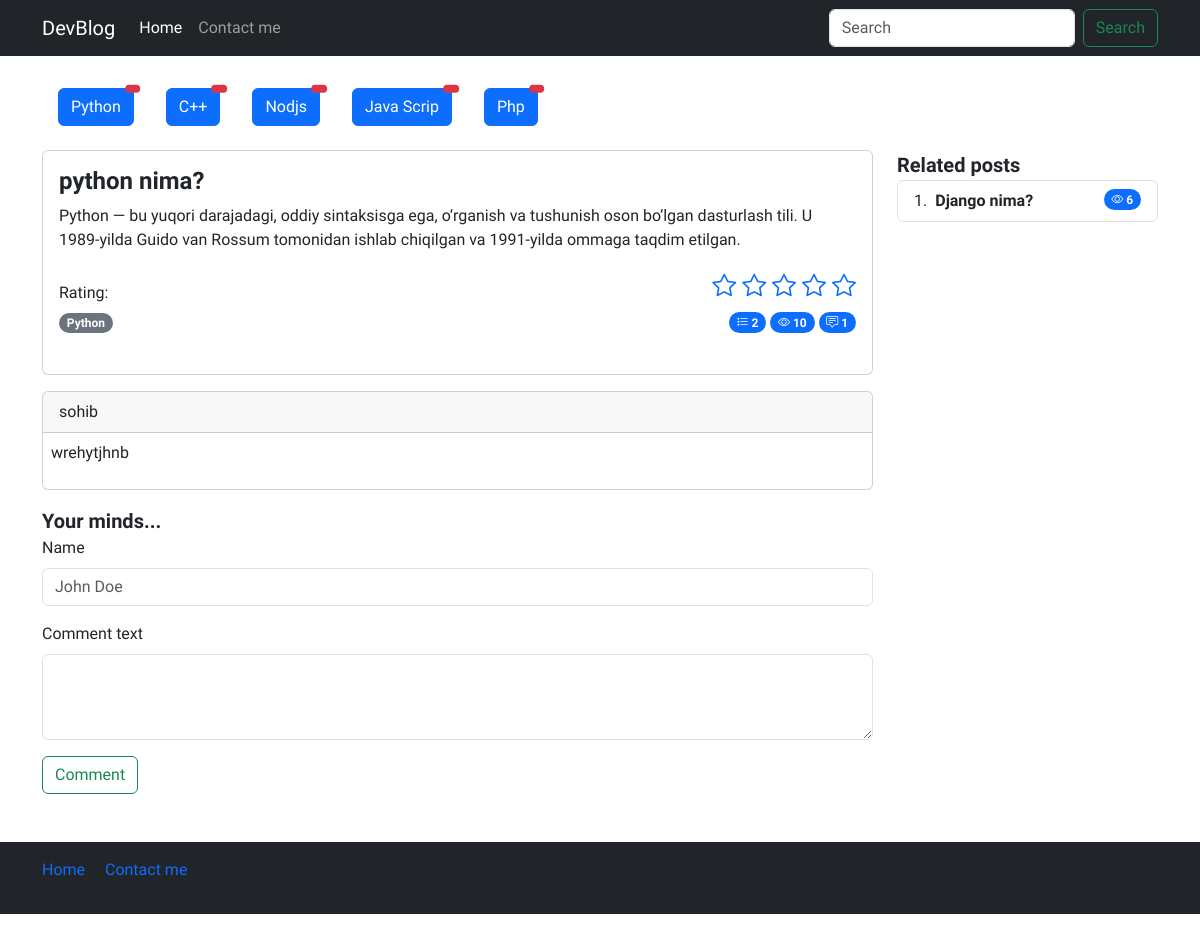
/detail/1, run on the app's committed database.
### pageapp/models.py (models this page shows, shortened)
class Category(models.Model):
    name = models.CharField(max_length=500)
    slug = models.CharField(max_length=250)

class Post(models.Model):
    title = models.CharField(max_length=200)
    body = models.TextField()
    author = models.CharField(max_length=100)
    category = models.ForeignKey(Category, on_delete=models.PROTECT, related_name='categories')
    tag = models.ManyToManyField(Tag)
    views = models.PositiveIntegerField(default=0)
    publish_date = models.DateTimeField(auto_now_add=True)
    published = models.BooleanField(default=True)
    on_top = models.BooleanField(default=True)

class Tag(models.Model):
    name = models.CharField(max_length=500)
    slug = models.CharField(max_length=250)

class Comment(models.Model):
    author = models.CharField(max_length=100,blank=False)
    comment = models.TextField(verbose_name = "Comment")
    post = models.ForeignKey(Post,on_delete=models.CASCADE, related_name='comments')

### pageapp/views.py (the view, shortened to what this page needs)
# urls.py: path('detail/<post_id>', views.detail, name='detail'),
def detail(request, post_id):
    categories = Category.objects.all()
    post = Post.objects.get(id=post_id)
    category = Category.objects.get(id=post.category.id)
    related_posts = Post.objects.filter(category=category).exclude(id__in=[0, post.id]).order_by("?")
    request.session.modified = True
    if post.id in check_read_articles(request):
        pass
    else:
        check_read_articles(request).append(post.id)
        post.views += 1
        post.save()
    return render(request, "detail.html", context={
        "post": post,
        "categories": categories,
        "related_posts": related_posts})

### pageapp/utils.py (called while the page is built)
def check_read_articles(request):
    try:
        read_articles = request.session["read_articles"]
    except:
        request.session["read_articles"] = []
        read_articles = request.session.get("read_articles")
    return read_articles

### templates/detail.html (shortened to what this page needs)
{% load static %}
<!doctype html>
<html lang="en">
<head>
    <link rel="stylesheet" href="{% static 'css/style.css' %}">
    <link rel="stylesheet" href="https://cdn.jsdelivr.net/npm/bootstrap-icons@1.11.3/font/bootstrap-icons.min.css">
    <link href="https://cdn.jsdelivr.net/npm/bootstrap@5.3.2/dist/css/bootstrap.min.css" rel="stylesheet"
 />
</head>
<body>
    <header>
        <nav class="navbar navbar-expand-md navbar-dark bg-dark mb-4">
            <div class="container">
                <a class="navbar-brand" href="/">DevBlog</a>
                <div class="collapse navbar-collapse" id="navbarCollapse">
                    <ul class="navbar-nav me-auto mb-2 mb-md-0">
                        <li class="nav-item">
                            <a class="nav-link active" aria-current="page" href="{% url 'blog:home' %}">Home</a>
                        </li>
                        <li class="nav-item">
                            <a class="nav-link" href="{% url 'blog:contact' %}">Contact me</a>
                        </li>
                    </ul>
                    <form class="d-flex" role="search">
                        <input class="form-control me-2" type="search" placeholder="Search" aria-label="Search"
                            control-id="ControlID-1">
                        <button class="btn btn-outline-success" type="submit" control-id="ControlID-2">Search</button>
                    </form>
                </div>
            </div>
        </nav>
    </header>
    <main>
        <section>
            <div class="container-md">
                <div class="d-flex flex-wrap my-3">
                    {% for cat in categories %}
                      <div class="d-flex flex-wrap mx-3 my-2">
                        <a href="{% url 'blog:category_list' cat.slug %}" class="btn btn-primary position-relative">
                            {{ cat.name }}
                            <span
                                class="position-absolute top-0 start-100 translate-middle badge rounded-pill bg-danger">
                            </span>
                        </a>
                      </div>
                    {% endfor %}
                  </div>
            </div>
            <div class="container-md">
                <div class="row">
                    <div class="col-sm-12 col-md-12 col-lg-9">
                        <div class="card  mb-3">
                            <div class="card-body">
                                <div class="content">
                                    <h4 class="card-title fw-bold">{{post.title}}</h4>
                                    <p class="card-text">
                                        {{post.body}}
                                    </p>
                                    <div class="d-flex justify-content-between flex-wrap">
                                        <div class="post-rating">
                                            <span>Rating:</span>
                                        </div>
                                        <div class="post-set-rating">
                                            <p class="card-text fs-4">
                                                <a href="{% url 'blog:set_rating' 1 post.id %}"><i class="bi bi-star"></i></a>
                                                <a href="{% url 'blog:set_rating' 2 post.id %}"><i class="bi bi-star"></i></a>
                                                <a href="{% url 'blog:set_rating' 3 post.id %}"><i class="bi bi-star"></i></a>
                                                <a href="{% url 'blog:set_rating' 4 post.id %}"><i class="bi bi-star"></i></a>
                                                <a href="{% url 'blog:set_rating' 5 post.id %}"><i class="bi bi-star"></i></a>
                                            </p>
                                        </div>
                                    </div>
                                    <div class="d-flex justify-content-between flex-wrap">
                                        <div class="categories">
                                            {% for tag in post.tag.all %}
                                                <span class="badge rounded-pill text-bg-secondary">{{tag.name}}</span>
                                            {% endfor %}
                                        </div>
                                        <div class="action">
                                            <span class="badge bg-primary rounded-pill">
                                                <i class="bi bi-list-stars"></i>
                                                {{post.ratings.all.count}}
                                            </span>
                                            <span class="badge bg-primary rounded-pill">
                                                <i class="bi bi-eye"></i>
                                                {{post.views}}
                                            </span>
                                            <span class="badge bg-primary rounded-pill">
                                                <i class="bi bi-chat-square-text"></i>
                                                {{post.comments.all.count}}
                                            </span>
                                        </div>
                                    </div>
                                    <br>
                                </div>
                            </div>
                        </div>
                        <div class="comments">
                            <div class="row gap-3">
                                <div class="col-sm-12">
                                    {% for comment in post.comments.all %}
                                    <div class="card">
                                        <div class="card-header">
                                            {{comment.author}}
                                        </div>
                                        <div class="card-body p-2">
                                            <p>{{comment.comment}}</p>
                                        </div>
                                    </div>
                                    {% endfor %}
                                </div>
                                <div class="col-sm-12">
                                    <span class="fs-5 fw-semibold">Your minds...</span>
                                    <form action="" method='POST'>
                                        <div class="mb-3">
                                            <label for="exampleFormControlInput1" class="form-label">Name</label>
                                            <input type="text" name='name' class="form-control" id="exampleFormControlInput1"
                                                placeholder="John Doe" required>
                                        </div>
                                        <div class="mb-3">
                                            <label for="exampleFormControlTextarea1" class="form-label">
                                                Comment text
                                            </label>
                                            <textarea class="form-control" name='comment' id="exampleFormControlTextarea1"
                                                rows="3" required>
                                            </textarea>
                                        </div>
                                        <button type="submit" class="btn btn-outline-success">Comment</button>
                                    </form>
                                </div>
                            </div>
                        </div>
                    </div>
                    <div class="col-sm-none col-md-12 col-lg-3">
                        <span class="fs-5 fw-semibold">Related posts</span>
                        <ol class="list-group list-group-numbered">
                            {% for related_post in related_posts %}
                            <li class="list-group-item d-flex justify-content-between align-items-start">
                                <div class="ms-2 me-auto">
                                    <div class="fw-bold">{{related_post.title}}</div>
                                </div>
                                <span class="badge bg-primary rounded-pill">
                                    <i class="bi bi-eye"></i>
                                    {{related_post.views}}
                                </span>
                            </li>
                            {% endfor %}
                        </ol>
                    </div>
                </div>
            </div>
        </section>
    </main>
    <footer class="footer mt-auto text-white-50 bg-dark">
        <div class="container">
            <div class="row my-5">
                <div class="col-12">
                    <nav style="--bs-breadcrumb-divider: '|';" aria-label="breadcrumb" class="py-3">
                        <ol class="breadcrumb">
                            <li class="breadcrumb-item"><a href="/" class="text-decoration-none">Home</a></li>
                            <li class="breadcrumb-item " aria-current="page">
                                <a href="#" class="text-decoration-none">Contact me</a>
                            </li>
                        </ol>
                    </nav>
                </div>
            </div>
        </div>
    </footer>
</body>
</html>

### staticfiles/css/style.css (style rules this page uses)
* { font-family: 'Onest', sans-serif !important; }

### data on the page
Category: name "Python"
Category: name "C++"
Category: name "Nodjs"
Category: name "Java Scrip"
Category: name "Php"
Post: title "python nima?", body "Python — bu yuqori darajadagi, oddiy sintaksisga ega, o‘rganish va tushunish oson bo‘lgan dasturlash tili. U 1989-yilda Guido van Rossum tomonidan ishlab chiqilgan va 1991-yilda ommaga taqdim etilgan.", ratings.all.count "2", views "10", comments.all.count "1"
Tag: name "Python"
Comment: author "sohib", comment "wrehytjhnb"
Post: title "Django nima?", views "6"
